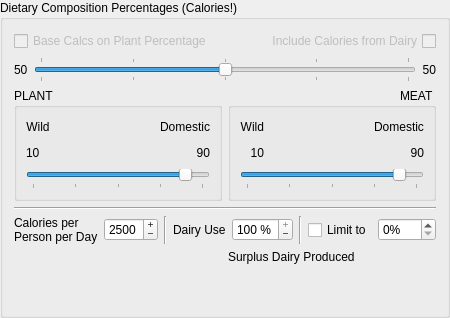
        <widget class="QGroupBox" name="diet_comp_box">
         <property name="sizePolicy">
          <sizepolicy hsizetype="Expanding" vsizetype="Fixed">
           <horstretch>0</horstretch>
           <verstretch>0</verstretch>
          </sizepolicy>
         </property>
         <property name="title">
          <string>Dietary Composition Percentages (Calories!)</string>
         </property>
         <layout class="QGridLayout">
          <item row="0" column="0" colspan="2">
           <layout class="QHBoxLayout">
            <item>
             <widget class="QCheckBox" name="cboxBaseOnPlants">
              <property name="enabled">
               <bool>false</bool>
              </property>
              <property name="text">
               <string>Base Calcs on Plant Percentage</string>
              </property>
             </widget>
            </item>
            <item>
             <spacer>
              <property name="orientation">
               <enum>Qt::Horizontal</enum>
              </property>
              <property name="sizeHint" stdset="0">
               <size>
                <width>40</width>
                <height>20</height>
               </size>
              </property>
             </spacer>
            </item>
            <item>
             <widget class="QCheckBox" name="cboxIncludeDairy">
              <property name="enabled">
               <bool>false</bool>
              </property>
              <property name="layoutDirection">
               <enum>Qt::RightToLeft</enum>
              </property>
              <property name="text">
               <string>Include Calories from Dairy</string>
              </property>
             </widget>
            </item>
           </layout>
          </item>
          <item row="1" column="0" colspan="2">
           <layout class="QHBoxLayout">
            <item>
             <widget class="QLabel" name="labelCropPercent">
              <property name="toolTip">
               <string>&lt;html&gt;&lt;head&gt;&lt;meta name=&quot;qrichtext&quot; content=&quot;1&quot; /&gt;&lt;style type=&quot;text/css&quot;&gt;
p, li { white-space: pre-wrap; }
&lt;/style&gt;&lt;/head&gt;&lt;body style=&quot; font-family:'Sans Serif'; font-size:9pt; font-weight:400; font-style:normal; text-decoration:none;&quot;&gt;
&lt;p style=&quot; margin-top:0px; margin-bottom:0px; margin-left:0px; margin-right:0px; -qt-block-indent:0; text-indent:0px;&quot;&gt;The percentage of calories of the populations diet that is supplied by food that comes from plants.&lt;/p&gt;&lt;/body&gt;&lt;/html&gt;</string>
              </property>
              <property name="text">
               <string>50</string>
              </property>
             </widget>
            </item>
            <item>
             <widget class="QSlider" name="sliderDiet">
              <property name="toolTip">
               <string>&lt;html&gt;&lt;head&gt;&lt;meta name=&quot;qrichtext&quot; content=&quot;1&quot; /&gt;&lt;style type=&quot;text/css&quot;&gt;
p, li { white-space: pre-wrap; }
&lt;/style&gt;&lt;/head&gt;&lt;body style=&quot; font-family:'Sans Serif'; font-size:9pt; font-weight:400; font-style:normal; text-decoration:none;&quot;&gt;
&lt;p style=&quot; margin-top:0px; margin-bottom:0px; margin-left:0px; margin-right:0px; -qt-block-indent:0; text-indent:0px;&quot;&gt;Adjust this slider to set the ratio of Plant:Meat plants in the diet (calories)&lt;/p&gt;&lt;/body&gt;&lt;/html&gt;</string>
              </property>
              <property name="whatsThis">
               <string>&lt;html&gt;&lt;head&gt;&lt;meta name=&quot;qrichtext&quot; content=&quot;1&quot; /&gt;&lt;style type=&quot;text/css&quot;&gt;
p, li { white-space: pre-wrap; }
&lt;/style&gt;&lt;/head&gt;&lt;body style=&quot; font-family:'Sans Serif'; font-size:9pt; font-weight:400; font-style:normal; text-decoration:none;&quot;&gt;
&lt;p style=&quot; margin-top:0px; margin-bottom:0px; margin-left:0px; margin-right:0px; -qt-block-indent:0; text-indent:0px;&quot;&gt;Set the overall division in the diet as a ratio between calories provided by &lt;span style=&quot; font-weight:600; color:#0000ff;&quot;&gt;Plants&lt;/span&gt; and calories provided by &lt;span style=&quot; font-weight:600; color:#0000ff;&quot;&gt;Meat&lt;/span&gt; with the top slider. You can either click and drag with the mouse, or use the mouse wheel. As you slide it, you will see that the percentages for both are automatically adjusted. This setting includes food from both wild and tame sources.&lt;/p&gt;
&lt;p style=&quot;-qt-paragraph-type:empty; margin-top:0px; margin-bottom:0px; margin-left:0px; margin-right:0px; -qt-block-indent:0; text-indent:0px;&quot;&gt;&lt;/p&gt;
&lt;p style=&quot; margin-top:0px; margin-bottom:0px; margin-left:0px; margin-right:0px; -qt-block-indent:0; text-indent:0px;&quot;&gt;The Plant to Meat Ratio is the primary distinction you must make when defining the settlements diet. This setting relies on the assumption that all food comes from either plants or animals, regardless of whether or not it is tame or wild. &lt;span style=&quot; font-weight:600; color:#0000ff;&quot;&gt;Note that this setting is based on calories&lt;/span&gt;&lt;/p&gt;&lt;/body&gt;&lt;/html&gt;</string>
              </property>
              <property name="maximum">
               <number>100</number>
              </property>
              <property name="singleStep">
               <number>1</number>
              </property>
              <property name="pageStep">
               <number>1</number>
              </property>
              <property name="value">
               <number>50</number>
              </property>
              <property name="sliderPosition">
               <number>50</number>
              </property>
              <property name="orientation">
               <enum>Qt::Horizontal</enum>
              </property>
              <property name="tickPosition">
               <enum>QSlider::TicksBothSides</enum>
              </property>
              <property name="tickInterval">
               <number>25</number>
              </property>
             </widget>
            </item>
            <item>
             <widget class="QLabel" name="labelMeatPercent">
              <property name="toolTip">
               <string>&lt;html&gt;&lt;head&gt;&lt;meta name=&quot;qrichtext&quot; content=&quot;1&quot; /&gt;&lt;style type=&quot;text/css&quot;&gt;
p, li { white-space: pre-wrap; }
&lt;/style&gt;&lt;/head&gt;&lt;body style=&quot; font-family:'Sans Serif'; font-size:9pt; font-weight:400; font-style:normal; text-decoration:none;&quot;&gt;
&lt;p style=&quot; margin-top:0px; margin-bottom:0px; margin-left:0px; margin-right:0px; -qt-block-indent:0; text-indent:0px;&quot;&gt;The percentage of calories of the populations diet that is supplied by food that comes from animals.&lt;/p&gt;&lt;/body&gt;&lt;/html&gt;</string>
              </property>
              <property name="text">
               <string>50</string>
              </property>
              <property name="alignment">
               <set>Qt::AlignRight|Qt::AlignTrailing|Qt::AlignVCenter</set>
              </property>
             </widget>
            </item>
           </layout>
          </item>
          <item row="2" column="0">
           <widget class="QGroupBox" name="groupplantpercent">
            <property name="title">
             <string>PLANT</string>
            </property>
            <layout class="QGridLayout">
             <item row="1" column="1">
              <spacer>
               <property name="orientation">
                <enum>Qt::Horizontal</enum>
               </property>
               <property name="sizeHint" stdset="0">
                <size>
                 <width>40</width>
                 <height>20</height>
                </size>
               </property>
              </spacer>
             </item>
             <item row="1" column="2">
              <widget class="QLabel" name="labelCropTamePercent">
               <property name="toolTip">
                <string>&lt;html&gt;&lt;head&gt;&lt;meta name=&quot;qrichtext&quot; content=&quot;1&quot; /&gt;&lt;style type=&quot;text/css&quot;&gt;
p, li { white-space: pre-wrap; }
&lt;/style&gt;&lt;/head&gt;&lt;body style=&quot; font-family:'Sans Serif'; font-size:9pt; font-weight:400; font-style:normal; text-decoration:none;&quot;&gt;
&lt;p style=&quot; margin-top:0px; margin-bottom:0px; margin-left:0px; margin-right:0px; -qt-block-indent:0; text-indent:0px;&quot;&gt;The percentage of calories of the population's &lt;span style=&quot; font-style:italic; text-decoration: underline;&quot;&gt;plant&lt;/span&gt; portion of the diet that is supplied by domesticated plants (crops).&lt;/p&gt;&lt;/body&gt;&lt;/html&gt;</string>
               </property>
               <property name="text">
                <string>90</string>
               </property>
               <property name="alignment">
                <set>Qt::AlignRight|Qt::AlignTrailing|Qt::AlignVCenter</set>
               </property>
              </widget>
             </item>
             <item row="2" column="0" colspan="3">
              <widget class="QSlider" name="sliderCrop">
               <property name="toolTip">
                <string>&lt;html&gt;&lt;head&gt;&lt;meta name=&quot;qrichtext&quot; content=&quot;1&quot; /&gt;&lt;style type=&quot;text/css&quot;&gt;
p, li { white-space: pre-wrap; }
&lt;/style&gt;&lt;/head&gt;&lt;body style=&quot; font-family:'Sans Serif'; font-size:9pt; font-weight:400; font-style:normal; text-decoration:none;&quot;&gt;
&lt;p style=&quot; margin-top:0px; margin-bottom:0px; margin-left:0px; margin-right:0px; -qt-block-indent:0; text-indent:0px;&quot;&gt;Adjust this slider to set the ratio of Wild:Tame plants in the plant portion of the diet (calories)&lt;/p&gt;&lt;/body&gt;&lt;/html&gt;</string>
               </property>
               <property name="whatsThis">
                <string>&lt;html&gt;&lt;head&gt;&lt;meta name=&quot;qrichtext&quot; content=&quot;1&quot; /&gt;&lt;style type=&quot;text/css&quot;&gt;
p, li { white-space: pre-wrap; }
&lt;/style&gt;&lt;/head&gt;&lt;body style=&quot; font-family:'Sans Serif'; font-size:9pt; font-weight:400; font-style:normal; text-decoration:none;&quot;&gt;
&lt;p style=&quot; margin-top:0px; margin-bottom:0px; margin-left:0px; margin-right:0px; -qt-block-indent:0; text-indent:0px;&quot;&gt;The Wild to Tame Ratio is the distinction you must make when defining the settlements plant or meat portion of the diet. This setting relies on the assumption that all of their food comes from either wild sources or tame sources. To adjust, simply move the slider left or right, or spin your mouse wheel. &lt;span style=&quot; font-weight:600;&quot;&gt;Note that this setting is based on calories&lt;/span&gt;&lt;/p&gt;&lt;/body&gt;&lt;/html&gt;</string>
               </property>
               <property name="maximum">
                <number>100</number>
               </property>
               <property name="singleStep">
                <number>1</number>
               </property>
               <property name="pageStep">
                <number>1</number>
               </property>
               <property name="value">
                <number>90</number>
               </property>
               <property name="sliderPosition">
                <number>90</number>
               </property>
               <property name="orientation">
                <enum>Qt::Horizontal</enum>
               </property>
               <property name="tickPosition">
                <enum>QSlider::TicksBelow</enum>
               </property>
               <property name="tickInterval">
                <number>25</number>
               </property>
              </widget>
             </item>
             <item row="1" column="0">
              <widget class="QLabel" name="labelCropWildPercent">
               <property name="toolTip">
                <string>&lt;html&gt;&lt;head&gt;&lt;meta name=&quot;qrichtext&quot; content=&quot;1&quot; /&gt;&lt;style type=&quot;text/css&quot;&gt;
p, li { white-space: pre-wrap; }
&lt;/style&gt;&lt;/head&gt;&lt;body style=&quot; font-family:'Sans Serif'; font-size:9pt; font-weight:400; font-style:normal; text-decoration:none;&quot;&gt;
&lt;p style=&quot; margin-top:0px; margin-bottom:0px; margin-left:0px; margin-right:0px; -qt-block-indent:0; text-indent:0px;&quot;&gt;The percentage of calories of the population's &lt;span style=&quot; font-style:italic; text-decoration: underline;&quot;&gt;plant&lt;/span&gt; portion of the diet that is supplied by non-domesticated plants.&lt;/p&gt;&lt;/body&gt;&lt;/html&gt;</string>
               </property>
               <property name="text">
                <string>10</string>
               </property>
               <property name="alignment">
                <set>Qt::AlignLeading|Qt::AlignLeft|Qt::AlignVCenter</set>
               </property>
              </widget>
             </item>
             <item row="0" column="0">
              <widget class="QLabel" name="label_9">
               <property name="text">
                <string>Wild</string>
               </property>
               <property name="alignment">
                <set>Qt::AlignCenter</set>
               </property>
              </widget>
             </item>
             <item row="0" column="2">
              <widget class="QLabel" name="label_11">
               <property name="text">
                <string>Domestic</string>
               </property>
               <property name="alignment">
                <set>Qt::AlignRight|Qt::AlignTrailing|Qt::AlignVCenter</set>
               </property>
              </widget>
             </item>
             <item row="0" column="1">
              <spacer>
               <property name="orientation">
                <enum>Qt::Horizontal</enum>
               </property>
               <property name="sizeHint" stdset="0">
                <size>
                 <width>40</width>
                 <height>20</height>
                </size>
               </property>
              </spacer>
             </item>
            </layout>
           </widget>
          </item>
          <item row="2" column="1">
           <widget class="QGroupBox" name="groupmeatpercent">
            <property name="layoutDirection">
             <enum>Qt::RightToLeft</enum>
            </property>
            <property name="title">
             <string>MEAT</string>
            </property>
            <layout class="QGridLayout">
             <item row="1" column="1">
              <spacer>
               <property name="orientation">
                <enum>Qt::Horizontal</enum>
               </property>
               <property name="sizeHint" stdset="0">
                <size>
                 <width>40</width>
                 <height>20</height>
                </size>
               </property>
              </spacer>
             </item>
             <item row="0" column="1">
              <spacer>
               <property name="orientation">
                <enum>Qt::Horizontal</enum>
               </property>
               <property name="sizeHint" stdset="0">
                <size>
                 <width>40</width>
                 <height>20</height>
                </size>
               </property>
              </spacer>
             </item>
             <item row="0" column="0">
              <widget class="QLabel" name="label_14">
               <property name="text">
                <string>Domestic</string>
               </property>
               <property name="alignment">
                <set>Qt::AlignCenter</set>
               </property>
              </widget>
             </item>
             <item row="1" column="2">
              <widget class="QLabel" name="labelMeatWildPercent">
               <property name="toolTip">
                <string>&lt;html&gt;&lt;head&gt;&lt;meta name=&quot;qrichtext&quot; content=&quot;1&quot; /&gt;&lt;style type=&quot;text/css&quot;&gt;
p, li { white-space: pre-wrap; }
&lt;/style&gt;&lt;/head&gt;&lt;body style=&quot; font-family:'Sans Serif'; font-size:9pt; font-weight:400; font-style:normal; text-decoration:none;&quot;&gt;
&lt;p style=&quot; margin-top:0px; margin-bottom:0px; margin-left:0px; margin-right:0px; -qt-block-indent:0; text-indent:0px;&quot;&gt;The percentage of calories of the population's &lt;span style=&quot; font-style:italic; text-decoration: underline;&quot;&gt;meat&lt;/span&gt; portion of the diet that is supplied by non-domesticated animals.  (Hunting, fishing, scavenging, etc.)&lt;/p&gt;&lt;/body&gt;&lt;/html&gt;</string>
               </property>
               <property name="text">
                <string>10</string>
               </property>
               <property name="alignment">
                <set>Qt::AlignRight|Qt::AlignTrailing|Qt::AlignVCenter</set>
               </property>
              </widget>
             </item>
             <item row="0" column="2">
              <widget class="QLabel" name="label_13">
               <property name="text">
                <string>Wild</string>
               </property>
               <property name="alignment">
                <set>Qt::AlignRight|Qt::AlignTrailing|Qt::AlignVCenter</set>
               </property>
              </widget>
             </item>
             <item row="1" column="0">
              <widget class="QLabel" name="labelMeatTamePercent">
               <property name="toolTip">
                <string>&lt;html&gt;&lt;head&gt;&lt;meta name=&quot;qrichtext&quot; content=&quot;1&quot; /&gt;&lt;style type=&quot;text/css&quot;&gt;
p, li { white-space: pre-wrap; }
&lt;/style&gt;&lt;/head&gt;&lt;body style=&quot; font-family:'Sans Serif'; font-size:9pt; font-weight:400; font-style:normal; text-decoration:none;&quot;&gt;
&lt;p style=&quot; margin-top:0px; margin-bottom:0px; margin-left:0px; margin-right:0px; -qt-block-indent:0; text-indent:0px;&quot;&gt;The percentage of calories of the population's &lt;span style=&quot; font-style:italic; text-decoration: underline;&quot;&gt;meat&lt;/span&gt; portion of the diet that is supplied by domesticated animals.&lt;/p&gt;&lt;/body&gt;&lt;/html&gt;</string>
               </property>
               <property name="layoutDirection">
                <enum>Qt::LeftToRight</enum>
               </property>
               <property name="text">
                <string>90</string>
               </property>
               <property name="alignment">
                <set>Qt::AlignRight|Qt::AlignTrailing|Qt::AlignVCenter</set>
               </property>
              </widget>
             </item>
             <item row="2" column="0" colspan="3">
              <widget class="QSlider" name="sliderMeat">
               <property name="toolTip">
                <string>&lt;html&gt;&lt;head&gt;&lt;meta name=&quot;qrichtext&quot; content=&quot;1&quot; /&gt;&lt;style type=&quot;text/css&quot;&gt;
p, li { white-space: pre-wrap; }
&lt;/style&gt;&lt;/head&gt;&lt;body style=&quot; font-family:'Sans Serif'; font-size:9pt; font-weight:400; font-style:normal; text-decoration:none;&quot;&gt;
&lt;p style=&quot; margin-top:0px; margin-bottom:0px; margin-left:0px; margin-right:0px; -qt-block-indent:0; text-indent:0px;&quot;&gt;Adjust this slider to set the ratio of Wild:Tame animals in the meat portion of the diet (calories)&lt;/p&gt;&lt;/body&gt;&lt;/html&gt;</string>
               </property>
               <property name="whatsThis">
                <string>&lt;html&gt;&lt;head&gt;&lt;meta name=&quot;qrichtext&quot; content=&quot;1&quot; /&gt;&lt;style type=&quot;text/css&quot;&gt;
p, li { white-space: pre-wrap; }
&lt;/style&gt;&lt;/head&gt;&lt;body style=&quot; font-family:'Sans Serif'; font-size:9pt; font-weight:400; font-style:normal; text-decoration:none;&quot;&gt;
&lt;p style=&quot; margin-top:0px; margin-bottom:0px; margin-left:0px; margin-right:0px; -qt-block-indent:0; text-indent:0px;&quot;&gt;The Wild to Tame Ratio is the distinction you must make when defining the settlements plant or meat portion of the diet. This setting relies on the assumption that all of their food comes from either wild sources or tame sources. To adjust, simply move the slider left or right, or spin your mouse wheel. &lt;span style=&quot; font-weight:600;&quot;&gt;Note that this setting is based on calories&lt;/span&gt;&lt;/p&gt;&lt;/body&gt;&lt;/html&gt;</string>
               </property>
               <property name="layoutDirection">
                <enum>Qt::LeftToRight</enum>
               </property>
               <property name="maximum">
                <number>100</number>
               </property>
               <property name="singleStep">
                <number>1</number>
               </property>
               <property name="pageStep">
                <number>1</number>
               </property>
               <property name="value">
                <number>90</number>
               </property>
               <property name="sliderPosition">
                <number>90</number>
               </property>
               <property name="orientation">
                <enum>Qt::Horizontal</enum>
               </property>
               <property name="tickPosition">
                <enum>QSlider::TicksBelow</enum>
               </property>
               <property name="tickInterval">
                <number>25</number>
               </property>
              </widget>
             </item>
            </layout>
           </widget>
          </item>
          <item row="3" column="0" colspan="2">
           <widget class="Line" name="line">
            <property name="orientation">
             <enum>Qt::Horizontal</enum>
            </property>
           </widget>
          </item>
          <item row="4" column="0" colspan="2">
           <layout class="QHBoxLayout">
            <item>
             <layout class="QHBoxLayout">
              <item>
               <widget class="QLabel" name="label6">
                <property name="toolTip">
                 <string>&lt;html&gt;&lt;head&gt;&lt;meta name=&quot;qrichtext&quot; content=&quot;1&quot; /&gt;&lt;style type=&quot;text/css&quot;&gt;
p, li { white-space: pre-wrap; }
&lt;/style&gt;&lt;/head&gt;&lt;body style=&quot; font-family:'Sans Serif'; font-size:9pt; font-weight:400; font-style:normal; text-decoration:none;&quot;&gt;
&lt;p style=&quot; margin-top:0px; margin-bottom:0px; margin-left:0px; margin-right:0px; -qt-block-indent:0; text-indent:0px;&quot;&gt;Average requirements for each individual&lt;/p&gt;&lt;/body&gt;&lt;/html&gt;</string>
                </property>
                <property name="whatsThis">
                 <string>&lt;html&gt;&lt;head&gt;&lt;meta name=&quot;qrichtext&quot; content=&quot;1&quot; /&gt;&lt;style type=&quot;text/css&quot;&gt;
p, li { white-space: pre-wrap; }
&lt;/style&gt;&lt;/head&gt;&lt;body style=&quot; font-family:'Sans Serif'; font-size:9pt; font-weight:400; font-style:normal; text-decoration:none;&quot;&gt;
&lt;p style=&quot; margin-top:0px; margin-bottom:0px; margin-left:0px; margin-right:0px; -qt-block-indent:0; text-indent:0px;&quot;&gt;This figure is an average only.  In the future, I hope to be able to implement a feature whereby the human population is modelled, and account for different requirements of men, adult women, pregnant women, lactating women, and children.&lt;/p&gt;&lt;/body&gt;&lt;/html&gt;</string>
                </property>
                <property name="text">
                 <string>Calories per
Person per Day</string>
                </property>
                <property name="wordWrap">
                 <bool>false</bool>
                </property>
               </widget>
              </item>
              <item>
               <widget class="QSpinBox" name="sbDailyCalories">
                <property name="toolTip">
                 <string>&lt;html&gt;&lt;head&gt;&lt;meta name=&quot;qrichtext&quot; content=&quot;1&quot; /&gt;&lt;style type=&quot;text/css&quot;&gt;
p, li { white-space: pre-wrap; }
&lt;/style&gt;&lt;/head&gt;&lt;body style=&quot; font-family:'Sans Serif'; font-size:9pt; font-weight:400; font-style:normal; text-decoration:none;&quot;&gt;
&lt;p style=&quot; margin-top:0px; margin-bottom:0px; margin-left:0px; margin-right:0px; -qt-block-indent:0; text-indent:0px;&quot;&gt;Set the average number of calories per day required per person&lt;/p&gt;&lt;/body&gt;&lt;/html&gt;</string>
                </property>
                <property name="whatsThis">
                 <string>&lt;html&gt;&lt;head&gt;&lt;meta name=&quot;qrichtext&quot; content=&quot;1&quot; /&gt;&lt;style type=&quot;text/css&quot;&gt;
p, li { white-space: pre-wrap; }
&lt;/style&gt;&lt;/head&gt;&lt;body style=&quot; font-family:'Sans Serif'; font-size:9pt; font-weight:400; font-style:normal; text-decoration:none;&quot;&gt;
&lt;p style=&quot; margin-top:0px; margin-bottom:0px; margin-left:0px; margin-right:0px; -qt-block-indent:0; text-indent:0px;&quot;&gt;In future versions of LandUse Analyst, the demographics of the human population will be modelled, but currently the user has to supply one figure for an average number of calories required by a single person on a daily basis.&lt;/p&gt;&lt;/body&gt;&lt;/html&gt;</string>
                </property>
                <property name="buttonSymbols">
                 <enum>QAbstractSpinBox::PlusMinus</enum>
                </property>
                <property name="minimum">
                 <number>1</number>
                </property>
                <property name="maximum">
                 <number>5000</number>
                </property>
                <property name="singleStep">
                 <number>1</number>
                </property>
                <property name="value">
                 <number>2500</number>
                </property>
               </widget>
              </item>
             </layout>
            </item>
            <item>
             <widget class="Line" name="line_2">
              <property name="orientation">
               <enum>Qt::Vertical</enum>
              </property>
             </widget>
            </item>
            <item>
             <layout class="QHBoxLayout">
              <item>
               <widget class="QLabel" name="label6_2">
                <property name="toolTip">
                 <string>&lt;html&gt;&lt;head&gt;&lt;meta name=&quot;qrichtext&quot; content=&quot;1&quot; /&gt;&lt;style type=&quot;text/css&quot;&gt;
p, li { white-space: pre-wrap; }
&lt;/style&gt;&lt;/head&gt;&lt;body style=&quot; font-family:'Sans Serif'; font-size:9pt; font-weight:400; font-style:normal; text-decoration:none;&quot;&gt;
&lt;p style=&quot; margin-top:0px; margin-bottom:0px; margin-left:0px; margin-right:0px; -qt-block-indent:0; text-indent:0px;&quot;&gt;Average requirements for each individual&lt;/p&gt;&lt;/body&gt;&lt;/html&gt;</string>
                </property>
                <property name="whatsThis">
                 <string>&lt;html&gt;&lt;head&gt;&lt;meta name=&quot;qrichtext&quot; content=&quot;1&quot; /&gt;&lt;style type=&quot;text/css&quot;&gt;
p, li { white-space: pre-wrap; }
&lt;/style&gt;&lt;/head&gt;&lt;body style=&quot; font-family:'Sans Serif'; font-size:9pt; font-weight:400; font-style:normal; text-decoration:none;&quot;&gt;
&lt;p style=&quot; margin-top:0px; margin-bottom:0px; margin-left:0px; margin-right:0px; -qt-block-indent:0; text-indent:0px;&quot;&gt;This figure is an average only.  In the future, I hope to be able to implement a feature whereby the human population is modelled, and account for different requirements of men, adult women, pregnant women, lactating women, and children.&lt;/p&gt;&lt;/body&gt;&lt;/html&gt;</string>
                </property>
                <property name="text">
                 <string>Dairy Use</string>
                </property>
                <property name="wordWrap">
                 <bool>false</bool>
                </property>
               </widget>
              </item>
              <item>
               <widget class="QSpinBox" name="sbDairyUtilisation">
                <property name="sizePolicy">
                 <sizepolicy hsizetype="Minimum" vsizetype="Fixed">
                  <horstretch>0</horstretch>
                  <verstretch>0</verstretch>
                 </sizepolicy>
                </property>
                <property name="toolTip">
                 <string>&lt;html&gt;&lt;head&gt;&lt;meta name=&quot;qrichtext&quot; content=&quot;1&quot; /&gt;&lt;style type=&quot;text/css&quot;&gt;
p, li { white-space: pre-wrap; }
&lt;/style&gt;&lt;/head&gt;&lt;body style=&quot; font-family:'Sans Serif'; font-size:9pt; font-weight:400; font-style:normal; text-decoration:none;&quot;&gt;
&lt;p style=&quot; margin-top:0px; margin-bottom:0px; margin-left:0px; margin-right:0px; -qt-block-indent:0; text-indent:0px;&quot;&gt;Set the average number of calories per day required per person&lt;/p&gt;&lt;/body&gt;&lt;/html&gt;</string>
                </property>
                <property name="whatsThis">
                 <string>&lt;html&gt;&lt;head&gt;&lt;meta name=&quot;qrichtext&quot; content=&quot;1&quot; /&gt;&lt;style type=&quot;text/css&quot;&gt;
p, li { white-space: pre-wrap; }
&lt;/style&gt;&lt;/head&gt;&lt;body style=&quot; font-family:'Sans Serif'; font-size:9pt; font-weight:400; font-style:normal; text-decoration:none;&quot;&gt;
&lt;p style=&quot; margin-top:0px; margin-bottom:0px; margin-left:0px; margin-right:0px; -qt-block-indent:0; text-indent:0px;&quot;&gt;In future versions of LandUse Analyst, the demographics of the human population will be modelled, but currently the user has to supply one figure for an average number of calories required by a single person on a daily basis.&lt;/p&gt;&lt;/body&gt;&lt;/html&gt;</string>
                </property>
                <property name="buttonSymbols">
                 <enum>QAbstractSpinBox::PlusMinus</enum>
                </property>
                <property name="suffix">
                 <string> %</string>
                </property>
                <property name="maximum">
                 <number>100</number>
                </property>
                <property name="singleStep">
                 <number>1</number>
                </property>
                <property name="value">
                 <number>100</number>
                </property>
               </widget>
              </item>
              <item>
               <widget class="Line" name="line_8">
                <property name="orientation">
                 <enum>Qt::Vertical</enum>
                </property>
               </widget>
              </item>
              <item>
               <widget class="QCheckBox" name="cboxLimitDairy">
                <property name="text">
                 <string>Limit to</string>
                </property>
               </widget>
              </item>
              <item>
               <widget class="QSpinBox" name="sbLimitDairyPercent">
                <property name="toolTip">
                 <string>If selected, dairy products cannot contribute more than this percentage towards the overall diet.  If this level is achieved, surplus will be reported</string>
                </property>
                <property name="suffix">
                 <string>%</string>
                </property>
                <property name="maximum">
                 <number>100</number>
                </property>
               </widget>
              </item>
             </layout>
            </item>
           </layout>
          </item>
          <item row="6" column="1">
           <spacer>
            <property name="orientation">
             <enum>Qt::Vertical</enum>
            </property>
            <property name="sizeHint" stdset="0">
             <size>
              <width>20</width>
              <height>40</height>
             </size>
            </property>
           </spacer>
          </item>
          <item row="5" column="1">
           <widget class="QLabel" name="labelDairySurplus">
            <property name="text">
             <string>Surplus Dairy Produced</string>
            </property>
           </widget>
          </item>
         </layout>
        </widget>
